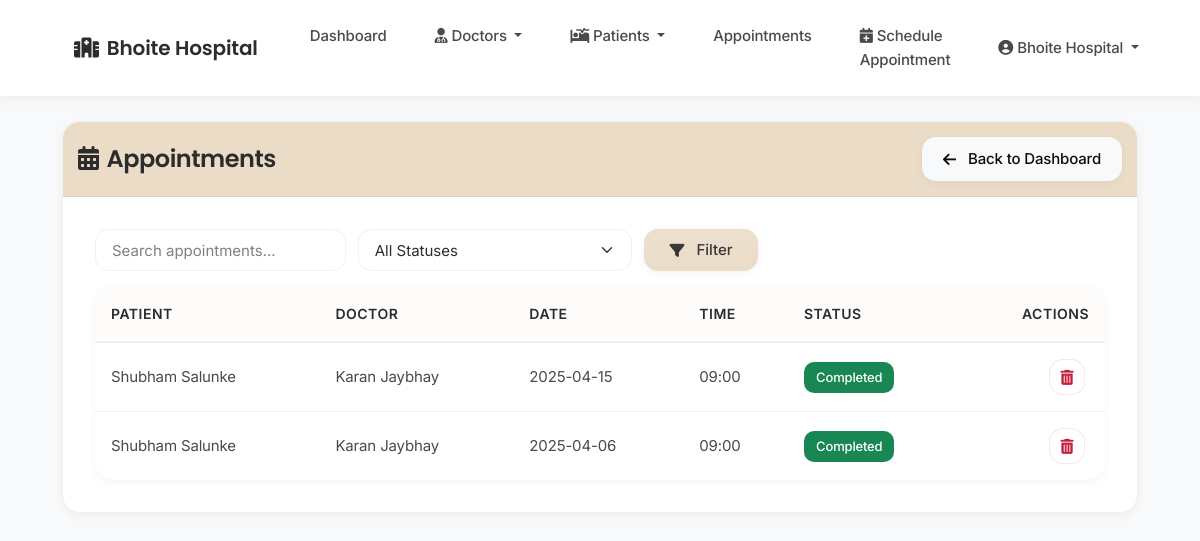
Screenshot of /admin/view_appointments (signed in) with the database file from the repository.
### tables this page shows
CREATE TABLE appointments (
            id INTEGER PRIMARY KEY AUTOINCREMENT,
            patient_id INTEGER NOT NULL,
            doctor_id INTEGER NOT NULL,
            date TEXT NOT NULL,
            time_slot TEXT NOT NULL,
            status TEXT DEFAULT 'Scheduled',
            notes TEXT,
            created_at TIMESTAMP DEFAULT CURRENT_TIMESTAMP,
            hospital_id INTEGER NOT NULL,
            FOREIGN KEY (patient_id) REFERENCES patients(id),
            FOREIGN KEY (doctor_id) REFERENCES doctors(id),
            FOREIGN KEY (hospital_id) REFERENCES staff(id)
        );

CREATE TABLE patients (
            id INTEGER PRIMARY KEY AUTOINCREMENT,
            name TEXT NOT NULL,
            age INTEGER NOT NULL,
            gender TEXT,
            contact TEXT,
            address TEXT,
            medical_history TEXT,
            created_at TIMESTAMP DEFAULT CURRENT_TIMESTAMP,
            created_by INTEGER,
            hospital_id INTEGER NOT NULL,
            FOREIGN KEY (created_by) REFERENCES staff(id),
            FOREIGN KEY (hospital_id) REFERENCES staff(id)
        );

CREATE TABLE doctors (
            id INTEGER PRIMARY KEY AUTOINCREMENT,
            name TEXT NOT NULL,
            specialization TEXT NOT NULL,
            experience INTEGER,
            consultation_fee REAL,
            contact TEXT,
            bio TEXT,
            image_path TEXT,
            username TEXT UNIQUE,
            password TEXT,
            created_by INTEGER,
            hospital_id INTEGER NOT NULL,
            FOREIGN KEY (created_by) REFERENCES staff(id),
            FOREIGN KEY (hospital_id) REFERENCES staff(id)
        );

### app.py (the view)
@app.route('/admin/view_appointments')
def view_appointments():
    if 'user_id' not in session or session['user_type'] != 'admin':
        return redirect(url_for('login'))
    search_query = request.args.get('search', '').strip()
    status_filter = request.args.get('status', '').strip()
    conn = get_db_connection()
    try:
        query = '''
            SELECT a.id, p.name as patient_name, d.name as doctor_name,
                   a.date, a.time_slot, a.status, a.notes
            FROM appointments a
            JOIN patients p ON a.patient_id = p.id
            JOIN doctors d ON a.doctor_id = d.id
            WHERE a.hospital_id = ?
        '''
        params = [session['hospital_id']]
        if search_query:
            query += ' AND (p.name LIKE ? OR d.name LIKE ?)'
            params.extend([f'%{search_query}%', f'%{search_query}%'])
        if status_filter:
            query += ' AND a.status = ?'
            params.append(status_filter)
        query += ' ORDER BY a.date DESC, a.time_slot DESC'
        appointments = conn.execute(query, params).fetchall()
    except Exception as e:
        flash('Error loading appointments', 'danger')
        app.logger.error(f"View appointments error: {str(e)}")
        appointments = []
    finally:
        conn.close()
    return render_template('admin/view_appointments.html',
                         appointments=appointments,
                         search_query=search_query,
                         status_filter=status_filter)

### app.py (called while the page is built)
@app.context_processor
def utility_processor():
    def now():
        return datetime.now()
    return dict(now=now)

def get_db_connection():
    try:
        conn = sqlite3.connect(get_db_path())
        conn.row_factory = sqlite3.Row
        return conn
    except sqlite3.Error as e:
        logger.error(f"Database connection error: {e}")
        raise

### database.py (called while the page is built)
def get_db_path():
    if 'RENDER' in os.environ:
        return '/var/lib/sqlite/hospital.db'
    else:
        return os.path.join(os.path.dirname(__file__), 'instance', 'hospital.db')

### templates/admin/view_appointments.html (shortened to what this page needs)
{% extends "base.html" %}
{% block content %}
<div class="card">
    <div class="card-header text-white d-flex justify-content-between align-items-center" style="background-color:rgb(235, 220, 200); padding: 15px 15px">
        <h4 class="mb-0">
            <i class="fas fa-calendar-alt me-2"></i>Appointments
        </h4>
        <div>
            <a href="{{ url_for('admin_dashboard') }}" class="btn btn-light">
                <i class="fas fa-arrow-left me-1"></i>Back to Dashboard
            </a>
        </div>
    </div>
    <div class="card-body">
        <div class="row mb-3">
            <div class="col-md-8">
                <form class="filter-form" method="GET" action="{{ url_for('view_appointments') }}">
                    <input type="search" class="form-control" name="search" placeholder="Search appointments..."
                           value="{{ search_query }}" aria-label="Search">
                    <select class="form-select" name="status">
                        <option value="">All Statuses</option>
                    </select>
                    <button class="btn btn-primary" type="submit">
                        <i class="fas fa-filter me-1"></i>Filter
                    </button>
                </form>
            </div>
        </div>
        <div class="table-responsive">
            <table class="table table-hover">
                <thead>
                    <tr>
                        <th>Patient</th>
                        <th>Doctor</th>
                        <th>Date</th>
                        <th>Time</th>
                        <th>Status</th>
                        <th class="text-end">Actions</th>
                    </tr>
                </thead>
                <tbody>
                    {% for app in appointments %}
                    <tr>
                        <td>{{ app.patient_name }}</td>
                        <td>{{ app.doctor_name }}</td>
                        <td>{{ app.date }}</td>
                        <td>{{ app.time_slot }}</td>
                        <td>
                            <span class="badge
                                {% if app.status == 'Completed' %}bg-success
                                {% elif app.status == 'Cancelled' %}bg-danger
                                {% else %}bg-primary{% endif %}">
                                {{ app.status }}
                            </span>
                        </td>
                        <td class="text-end">
                            <button type="button" class="btn-action btn-delete"
                                    data-bs-toggle="modal"
                                    data-bs-target="#deleteAppointmentModal{{ app.id }}"
                                    title="Delete Appointment">
                                <i class="fas fa-trash-alt"></i>
                            </button>
                        </td>
                    </tr>
                    {% else %}
                    <tr>
                        <td colspan="6" class="text-center">No appointments found</td>
                    </tr>
                    {% endfor %}
                </tbody>
            </table>
        </div>
    </div>
</div>
{% endblock %}

### rows the page displays
appointments: patient_name "Shubham Salunke", doctor_name "Karan Jaybhay", date "2025-04-15", time_slot "09:00", status "Completed"
appointments: patient_name "Shubham Salunke", doctor_name "Karan Jaybhay", date "2025-04-06", time_slot "09:00", status "Completed"

### other values shown
{{ session.get('hospital_name', 'Hospital Management') }} "Bhoite Hospital"
{{ session.get('name', 'User') }} "Bhoite Hospital"
